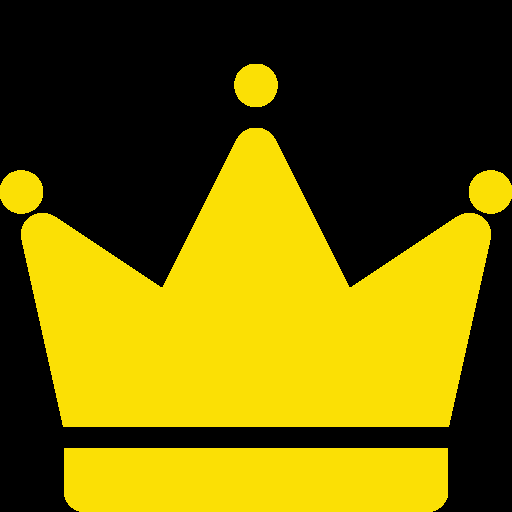
#> input picture king.png, 512 x 512 px; its folder holds only this picture in this run
$ python select_class_using_keyboard.py king.png
#> lines starting #> are read from the running program, lines starting #| are printed output that depends on the picture; after the words box and inside, x2 and y2 are one past the last pixel; in counts of white or black regions, pixels touching at a corner belong together
'''
A simple annotation program using opencv
for [YES or NO] classfication

author : tkwoo

usage

`python [imgpath or dir] [mask path or dir]`
or
`cd $IMAGE_PATH && python`

esc : program off
n : next image
p : previous image
f : true tag & next image
d : false tag & next image
s : save
v : current label show

'''


import os
from os.path import join
from glob import glob
import cv2
import numpy as numpy
import argparse
import numpy as np
import json
from pprint import pprint

args = argparse.ArgumentParser()

# hyperparameters
args.add_argument('img_path', type=str, nargs='?', default=None)
args.add_argument('mask_path', type=str, nargs='?', default=None)

config = args.parse_args()

def blend_mask(img_orig, img_mask, alpha=0.3):
    '''
    alpha : alpha blending ratio. 0 ~ 1
    '''
    imgBlack = np.zeros(img_mask.shape, dtype=np.uint8)
    mask = (img_mask / img_mask.max()) * 255
    mask = mask.astype(np.uint8)

    if len(np.unique(mask)) > 2:
        # multi channel mask
        mask_color = cv2.applyColorMap(mask, cv2.COLORMAP_JET)
        mask_white = cv2.merge((mask,mask,mask))
        mask_color = np.where(mask_white != 0, mask_color, 0)
    else:
        # 1 channel mask
        mask_color = cv2.merge((imgBlack, mask, mask))

    img_show = cv2.addWeighted(img_orig, 0.9, mask_color, alpha, 0.0)
    return img_show

def check_dir():
    flg_mask = True
    if config.mask_path is None \
        or len(config.mask_path) == 0 \
        or config.mask_path == '':
        print ('[*] mask file not exist')
        flg_mask = False

    if config.img_path is None \
        or len(config.img_path) == 0 \
        or config.img_path == '' \
        or os.path.isdir(config.img_path):
        root = os.path.realpath('./')
        if os.path.isdir(config.img_path):
            root = os.path.realpath(config.img_path)
        img_list = sorted(glob(join(root, '*.png')))
        img_list.extend(sorted(glob(join(root, '*.jpg'))))
        config.img_path = img_list[0]

    img_dir = os.path.dirname(os.path.realpath(config.img_path))
    mask_dir = os.path.dirname(os.path.realpath(config.mask_path)) if flg_mask else None
    mask_dir = os.path.realpath(config.mask_path) if flg_mask and os.path.isdir(config.mask_path) else mask_dir

    return img_dir, mask_dir, flg_mask

def move(pos, idx, img_list):
    if pos == 1:
        idx += 1
        if idx == len(img_list):
            idx = 0
    elif pos == -1:
        idx -= 1
        if idx == -1:
            idx = len(img_list) - 1
    return idx


def blend_view():
    cv2.namedWindow('show', 0)
    cv2.resizeWindow('show', 500, 500)

    img_dir, mask_dir, flg_mask = check_dir()

    fname, ext = os.path.splitext(config.img_path)
    img_list = [os.path.basename(x) for x in sorted(glob(join(img_dir,'*%s'%ext)))]

    dict_label = {}
    dict_label['img_dir'] = img_dir
    dict_label['mask_dir'] = img_dir
    dict_label['labels'] = []

    json_path = '/tmp/annotation.json'
    json_file = open(json_path, 'w', encoding='utf-8')

    idx = img_list.index(os.path.basename(config.img_path))
    while True:
        start = cv2.getTickCount()
        fname = img_list[idx]
        mname = fname
        orig = cv2.imread(join(img_dir, fname), 1)
#> orig is the input picture: shape (512, 512, 3); mean B, G, R 2.2, 99.3, 111.2

        img_show = orig
        if flg_mask:
            mask = cv2.imread(join(mask_dir, mname), 0)
            img_show = blend_mask(orig, mask)

        time = (cv2.getTickCount() - start) / cv2.getTickFrequency() * 1000

        if img_show.shape[0] > 300:
            cv2.putText(img_show, '%s'%fname, (5,10), cv2.FONT_HERSHEY_COMPLEX_SMALL, 0.5, (255,255,255))
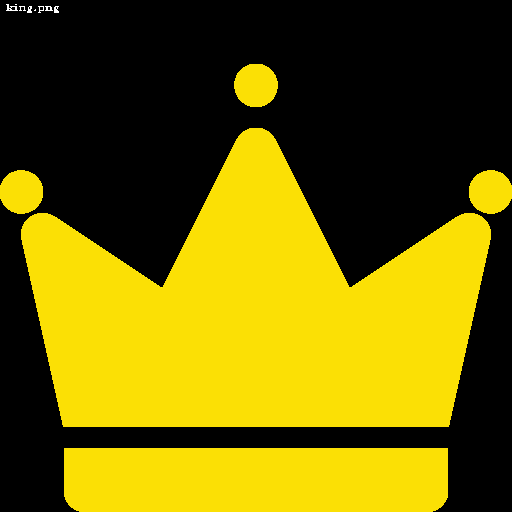
#> img_show: shape (512, 512, 3); 0.06% of pixels changed, all inside (x1, y1, x2, y2) = (6, 4, 59, 13)

        print (f'[INFO] ({idx+1}/{len(img_list)}) {fname}... time: {time:.3f}ms')

        cv2.imshow('show', img_show)

        key = cv2.waitKey(0)
#> (key Esc is pressed here)
        if key == 27:
            return -1
        if key == ord('n'):
            idx = move(1, idx, img_list)
        elif key == ord('p'):
            idx = move(-1, idx, img_list)
        elif key == ord('f'):
            dict_label['labels'].append({'name':fname, 'class':1})
            idx = move(1, idx, img_list)
            print (f'[INFO] {fname}, class: true')
        elif key == ord('d'):
            dict_label['labels'].append({'name':fname, 'class':0})
            idx = move(1, idx, img_list)
            print (f'[INFO] {fname}, class: False')
        elif key == ord('v'):
            print ()
            pprint (dict_label)
            print ()
        elif key == ord('s'):
            json.dump(dict_label, json_file, indent=2)
            print (f'[INFO] < {json_path} > saved!')

if __name__ == '__main__':
    blend_view()
